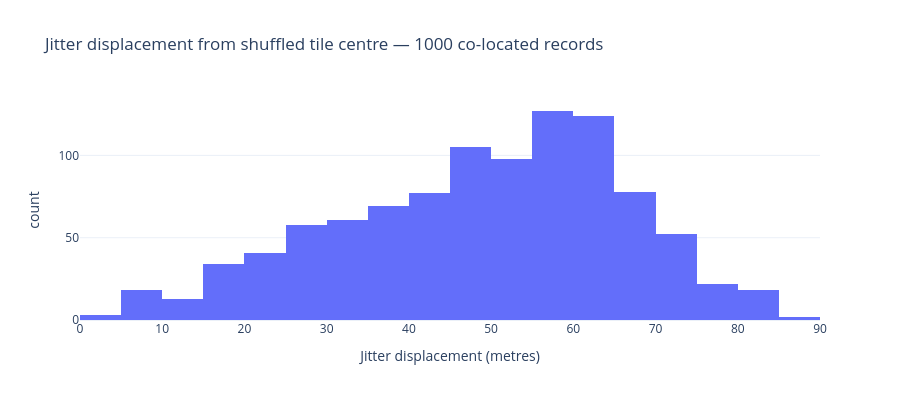

Notebook cell for this chart:
### Code cell
n2 = 1000
# Same tweak → same shuffled tile for all 1000 records; different nonces → different jitter.
records_1000 = [
    enc.encode(CENTER_LAT, CENTER_LON, tweak=COLOC_TWEAK)
    for _ in range(n2)
]
disp_1000 = [enc.render_coordinates(r) for r in records_1000]

# Measure displacement from the shared shuffled tile centre.
x_tile = records_1000[0]['qxp'] * enc.params.bin_size_m
y_tile = records_1000[0]['qyp'] * enc.params.bin_size_m

distances = []
for dlat, dlon in disp_1000:
    xd, yd = _project(dlat, dlon)
    distances.append(math.sqrt((xd - x_tile)**2 + (yd - y_tile)**2))

fig = px.histogram(
    x=distances,
    nbins=40,
    labels={'x': 'Jitter displacement (metres)', 'y': 'Count'},
    title='Jitter displacement from shuffled tile centre — 1000 co-located records',
    template='plotly_white',
    height=400
)
fig.show()

J = enc.params.bin_size_m * enc.params.jitter_max_frac
print(f'Jitter radius J = {enc.params.bin_size_m} m × {enc.params.jitter_max_frac} = {J:.1f} m per axis')
print(f'Max diagonal displacement: {J * 2**0.5:.1f} m')
print(f'Min observed: {min(distances):.2f} m')
print(f'Max observed: {max(distances):.2f} m')
print(f'Mean observed: {sum(distances)/len(distances):.2f} m')
assert max(distances) <= J * 2, f'Displacement {max(distances):.1f} m exceeds expected max {J*2:.1f} m'
print('All displacements within expected jitter radius: OK')

### Figure 1 — Plotly figure (JSON) as saved in the notebook; plotly's stock layout.template omitted (floating-point values rounded to 4 significant figures; data arrays with more than 128 entries replaced by an {"elided": "..."} marker saying what was removed)
{"data": [{"bingroup": "x", "hovertemplate": "Jitter displacement (metres)=%{x}<br>count=%{y}<extra></extra>", "legendgroup": "", "marker": {"color": "#636efa", "pattern": {"shape": ""}}, "name": "", "nbinsx": 40, "orientation": "v", "showlegend": false, "type": "histogram", "x": {"elided": "1000 float values"}, "xaxis": "x", "yaxis": "y"}], "layout": {"barmode": "relative", "height": 400, "legend": {"tracegroupgap": 0}, "title": {"text": "Jitter displacement from shuffled tile centre — 1000 co-located records"}, "xaxis": {"anchor": "y", "domain": [0, 1], "title": {"text": "Jitter displacement (metres)"}}, "yaxis": {"anchor": "x", "domain": [0, 1], "title": {"text": "count"}}}}
